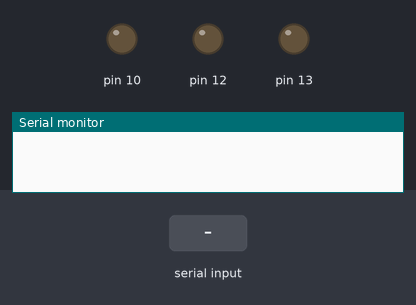
Bench run of a sketch on a simulated Arduino Uno, built with avr-gcc and run on an emulated ATmega328P. Shown: output pins drawn as LEDs (lit = HIGH), the last lines printed to the serial monitor. The test bench sets the inputs (shaded band).

Above: at 1.2 s.
1.3 s: "on" received over Serial
At 1.6 s:
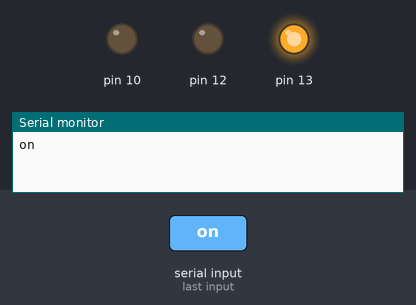
2.8 s: "on1" received over Serial
At 3.5 s:
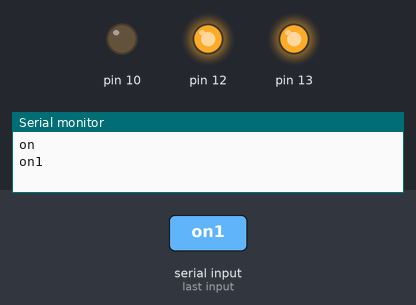
4.3 s: "off" received over Serial
At 4.6 s:
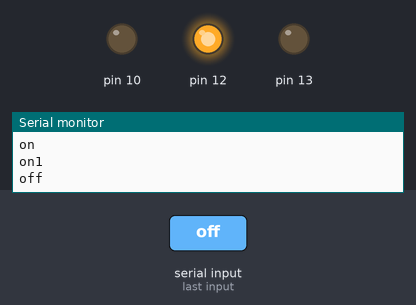
5.8 s: "on2" received over Serial
At 7.0 s:
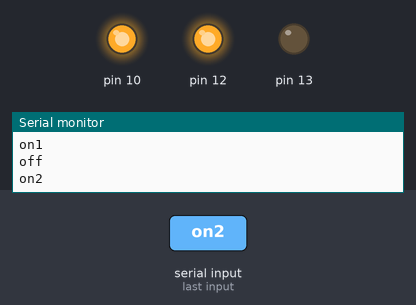
7.3 s: "off1" received over Serial
At 7.6 s:
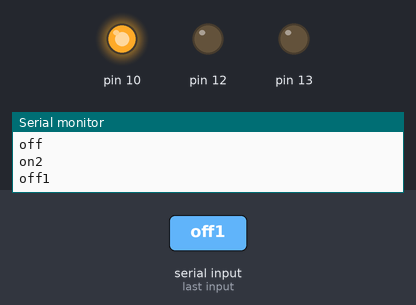
8.8 s: "off2" received over Serial
At 10.0 s:
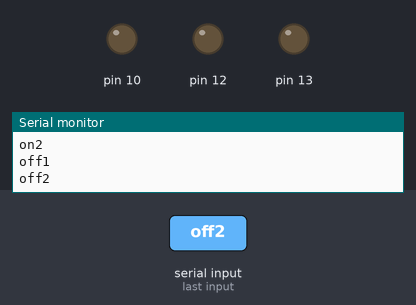
Timing chart, 0 to 11.3 s (numbered marks = the images above; inputs shaded):
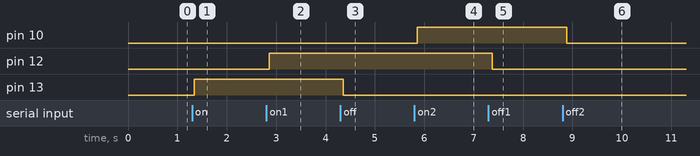

The sketch:

Bluetooth_Home_Automation.ino
```cpp
String text;
void setup() {
pinMode (13,OUTPUT);
pinMode (12,OUTPUT);
pinMode (10,OUTPUT);
Serial.begin(9600) ;
Serial.begin(9600) ;
Serial.begin(9600) ;}
void loop ( ) {
while (Serial.available ( )) {
delay (10) ;
delay (10) ;
char c = Serial.read() ;
text +=c;}
if (text. length() > 0)
{Serial.println(text) ;
if (text == "on"){
digitalWrite (13, HIGH) ;}
if (text =="off"){
digitalWrite (13,LOW);}
if (text == "on1"){
digitalWrite (12, HIGH) ;}
if (text =="off1"){
digitalWrite (12,LOW);}
if (text == "on2"){
digitalWrite (10, HIGH) ;}
if (text =="off2"){
digitalWrite (10,LOW);}
text="";}
}
```

Measured:
- after the input at 1.3 s, pin 13: LOW → HIGH at once
- after the input at 2.8 s, pin 12: LOW → HIGH after 0.06 s
- after the input at 4.3 s, pin 13: HIGH → LOW after 0.06 s
- after the input at 5.8 s, pin 10: LOW → HIGH after 0.06 s
- after the input at 7.3 s, pin 12: HIGH → LOW after 0.08 s
- after the input at 8.8 s, pin 10: HIGH → LOW after 0.08 s
